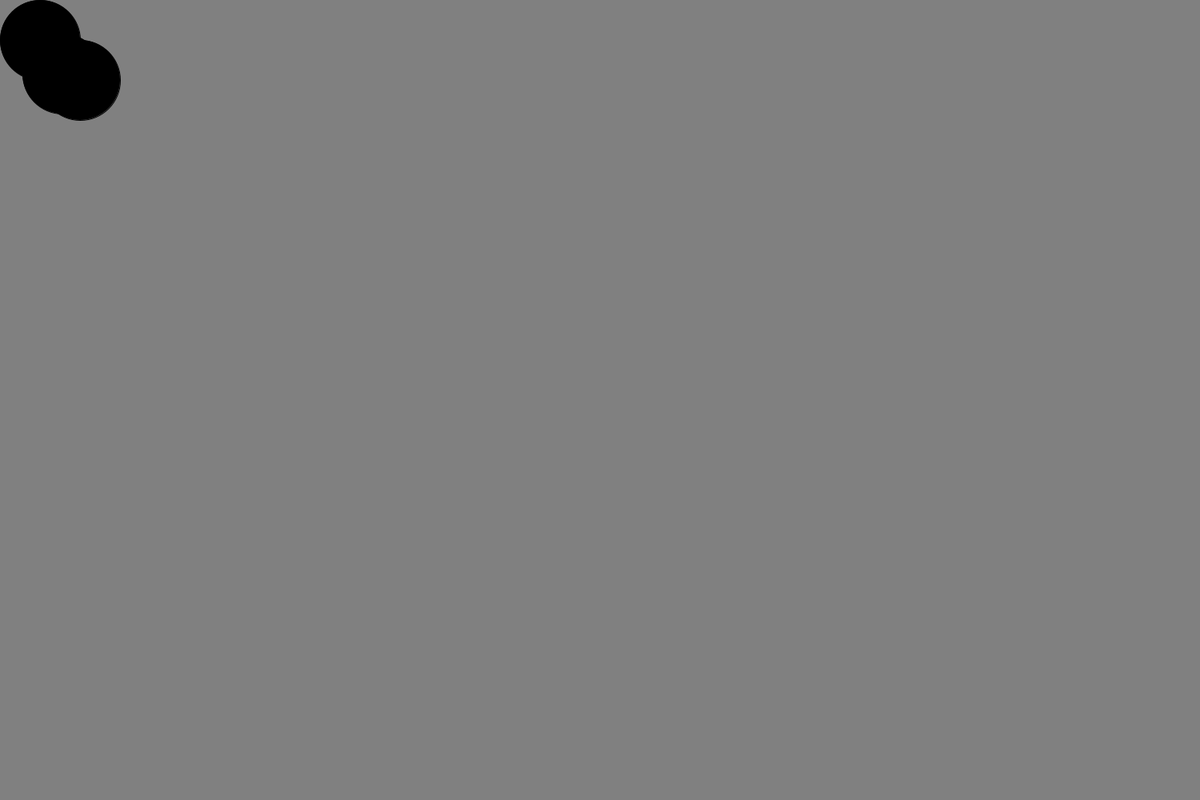
Frame 1 (no input)
Frame 60 (the mouse pressed at the canvas centre just before this capture): identical to frame 1, image omitted
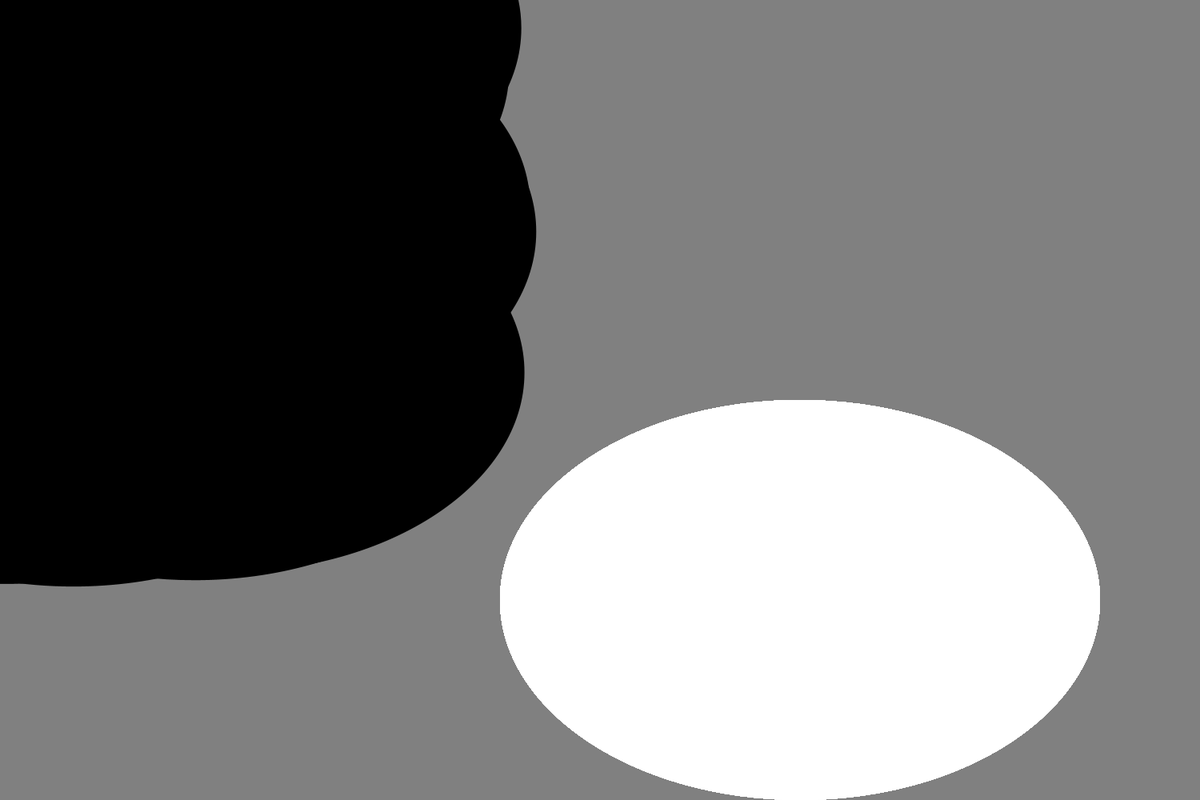
Frame 120 (the mouse held since frame 60 and released just before this capture)

The Processing sketch that drew these frames (run headless with seeded random() and noise(); from frame 60 on, the mouse is pressed at the canvas centre):

// Processing sketch: processing_53787
// ── processing_53787.pde

void setup(){
  size (1500,1000);
  background (128,128,128);
  
  fill(0);
  ellipse(100,100,100,100);
  
  fill(0);
  ellipse(50,50,100,100);
  
  fill(0);
  ellipse(78,92,100,100);
}

void draw(){
  noStroke();
  fill(255);
  ellipse(1000,750, mouseX, mouseY);
  
  fill(0);
  ellipse(random(300),random(500),mouseX, mouseY);
}
